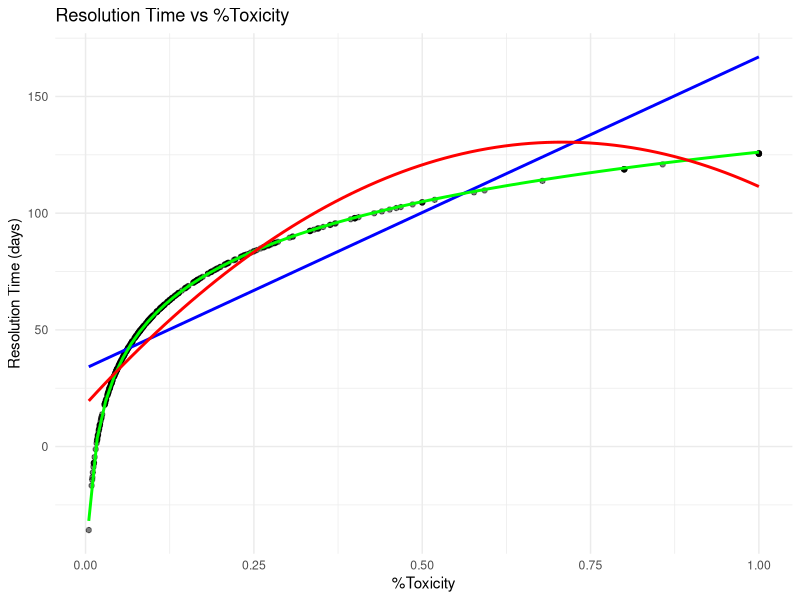
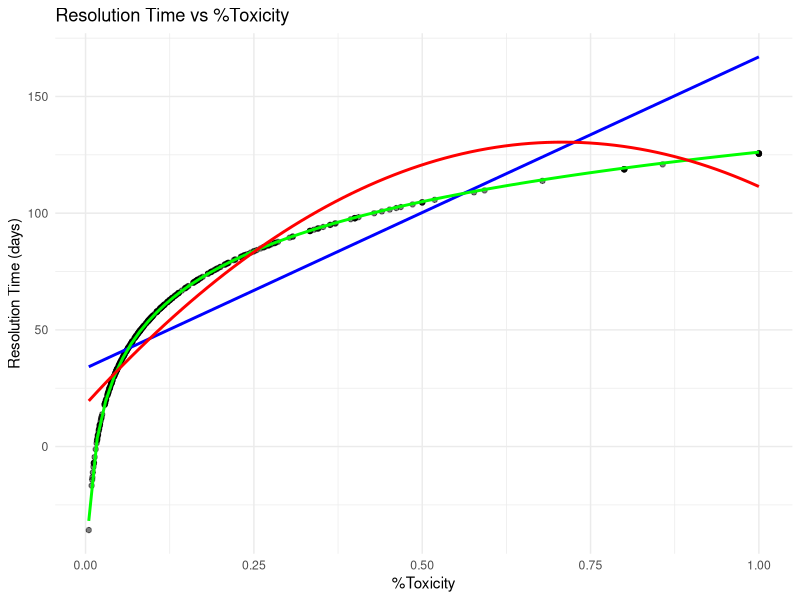

These charts were generated, in order, by the following R code:
# Load libraries
library(ggplot2)

# Read in data
tox <- read.csv("toxic-percent.csv")

# Ensure numeric
tox$resolutiontime <- as.numeric(tox$resolutiontime)
tox$percent_toxic  <- as.numeric(tox$percent_toxic)

# Keep only rows where toxicity is positive AND finite
tox_clean <- subset(
  tox,
  percent_toxic > 0 &
  is.finite(percent_toxic) &
  is.finite(resolutiontime)
)

# Add constant for log model (avoids log(0))
tox_clean$percent_toxic_adj <- tox_clean$percent_toxic + 0.001

# Remove any remaining non-finite values
tox_clean <- tox_clean[
  is.finite(tox_clean$percent_toxic_adj) &
  is.finite(tox_clean$resolutiontime),
]

# Models

# Linear
model_linear <- lm(resolutiontime ~ percent_toxic, data = tox_clean)
summary(model_linear)

# Logarithmic
model_log <- lm(resolutiontime ~ log(percent_toxic_adj), data = tox_clean)
summary(model_log)

# Quadratic
model_quad <- lm(resolutiontime ~ percent_toxic + I(percent_toxic^2), data = tox_clean)
summary(model_quad)

# Export
linear_summary <- as.data.frame(summary(model_linear)$coefficients)
log_summary    <- as.data.frame(summary(model_log)$coefficients)
quad_summary   <- as.data.frame(summary(model_quad)$coefficients)

linear_summary$model <- "Linear"
log_summary$model    <- "Logarithmic"
quad_summary$model   <- "Quadratic"

all_models <- rbind(linear_summary, log_summary, quad_summary)
write.csv(all_models, "toxicity_regression_summaries.csv", row.names = TRUE)

# Plot
ggplot(tox_clean, aes(x = percent_toxic, y = resolutiontime)) +
  geom_point(alpha = 0.5) +
  stat_smooth(method = "lm", formula = y ~ x, se = FALSE, color = "blue") +
  stat_smooth(method = "lm", formula = y ~ log(x + 0.001), se = FALSE, color = "green") +
  stat_smooth(method = "lm", formula = y ~ poly(x, 2, raw = TRUE), se = FALSE, color = "red") +
  labs(
    title = "Resolution Time vs %Toxicity",
    x = "%Toxicity",
    y = "Resolution Time (days)"
  ) +
  theme_minimal()

ggsave("toxicity_vs_resolutiontime.png", width = 8, height = 6, dpi = 300)
